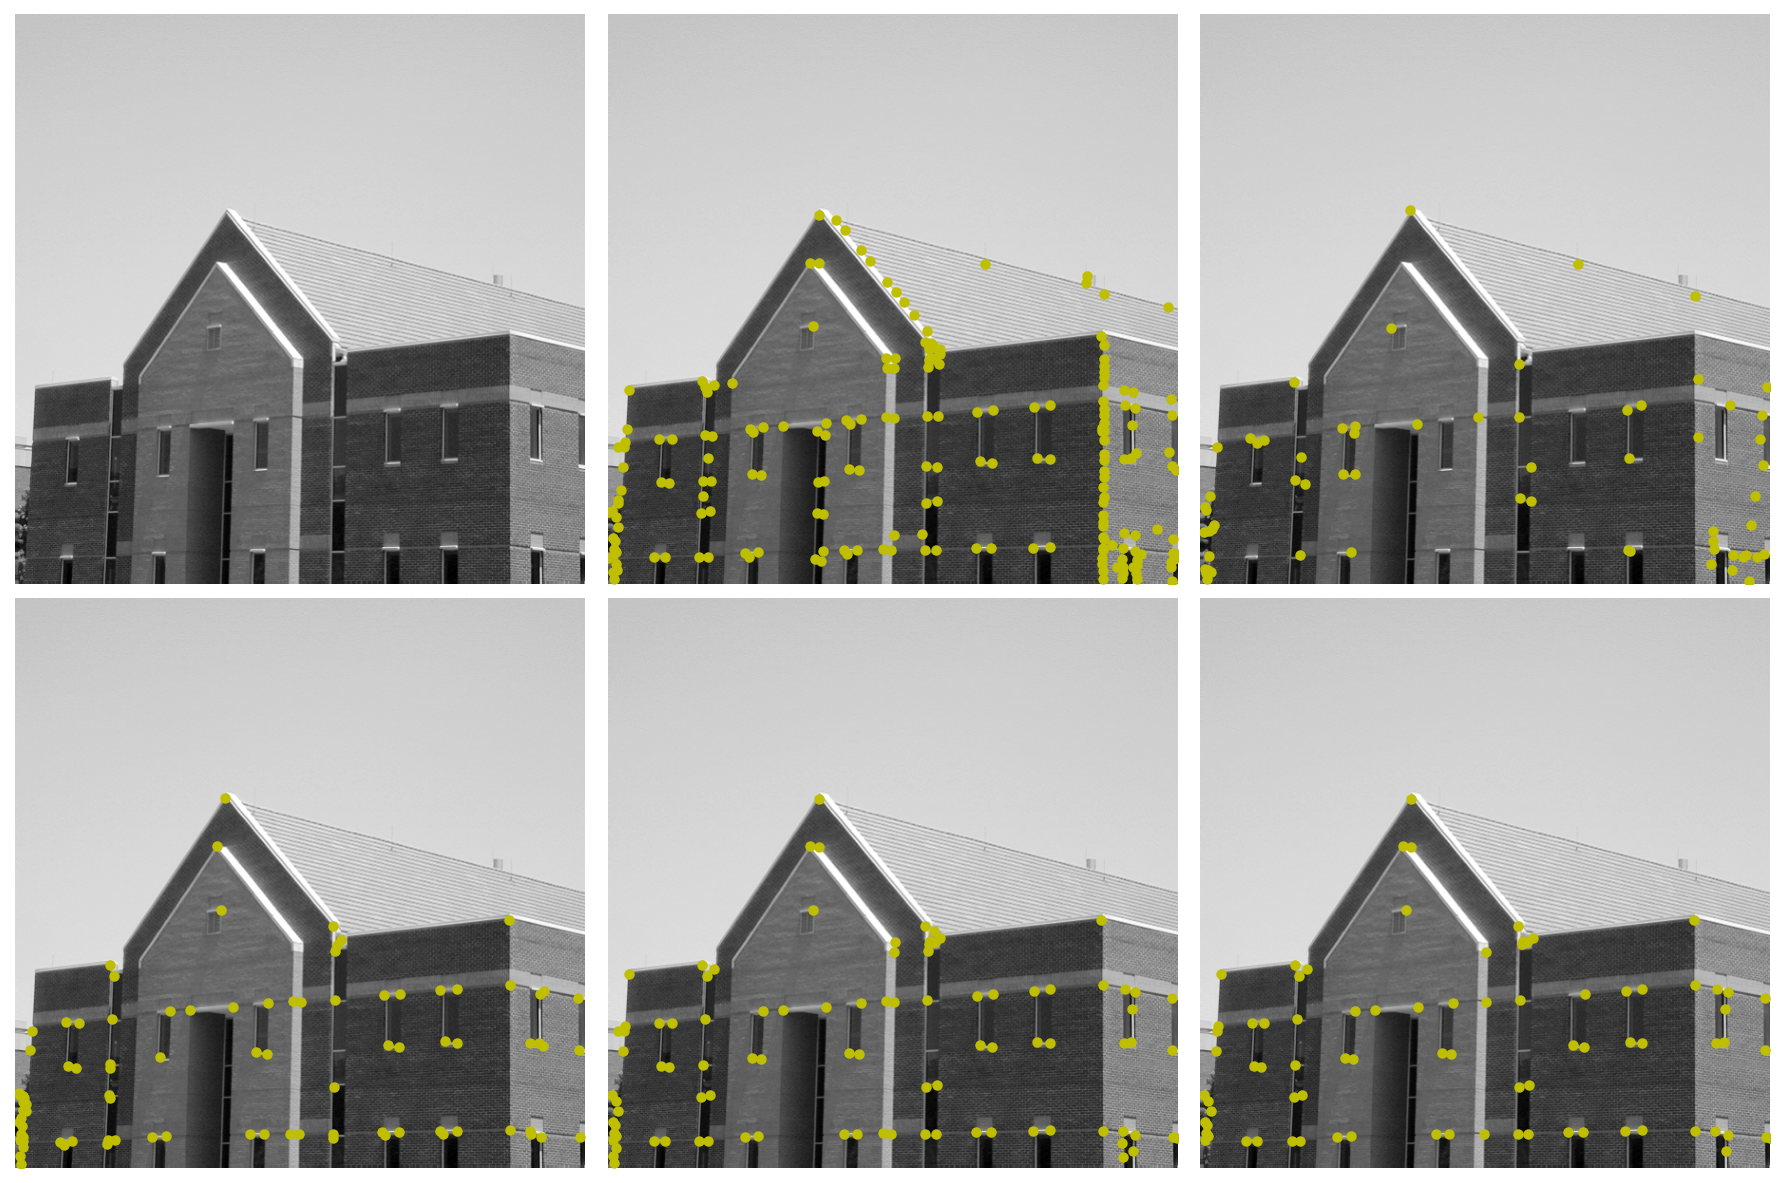

This figure's Python source:
"""Figure 12.49 - Harris corner detection on building image."""

from __future__ import annotations

import os
import sys
import numpy as np
import matplotlib.pyplot as plt
from General.corner import corner
from libDIPUM.data_path import dip_data


def im2double(arr: np.ndarray) -> np.ndarray:
    a = np.asarray(arr)
    if np.issubdtype(a.dtype, np.floating):
        return a.astype(np.float64)
    if np.issubdtype(a.dtype, np.integer):
        info = np.iinfo(a.dtype)
        if info.min < 0:
            return (a.astype(np.float64) - info.min) / (info.max - info.min)
        return a.astype(np.float64) / info.max
    if a.dtype == np.bool_:
        return a.astype(np.float64)
    return a.astype(np.float64)


print("Running Figure1249...")

# Data
img_path = dip_data('building-600by600.tif')
IB = im2double(plt.imread(img_path))

# Harris corners
C1 = corner(IB)
C2 = corner(IB, SensitivityFactor=0.249)
C3 = corner(IB, SensitivityFactor=0.17, QualityLevel=0.05)
C4 = corner(IB, QualityLevel=0.05)
C5 = corner(IB, QualityLevel=0.07)

# Display
fig, axes = plt.subplots(2, 3, figsize=(12, 8))
axes = axes.ravel()

for ax in axes:
    ax.imshow(IB, cmap="gray", vmin=0, vmax=1)
    ax.axis("off")

axes[1].plot(C1[:, 0] - 1, C1[:, 1] - 1, "yo", markersize=4)
axes[2].plot(C2[:, 0] - 1, C2[:, 1] - 1, "yo", markersize=4)
axes[3].plot(C3[:, 0] - 1, C3[:, 1] - 1, "yo", markersize=4)
axes[4].plot(C4[:, 0] - 1, C4[:, 1] - 1, "yo", markersize=4)
axes[5].plot(C5[:, 0] - 1, C5[:, 1] - 1, "yo", markersize=4)

fig.tight_layout()
out_path = os.path.join(os.path.dirname(__file__), "Figure1249.png")
fig.savefig(out_path, dpi=150, bbox_inches="tight")
print(f"Saved {out_path}")
plt.show()
